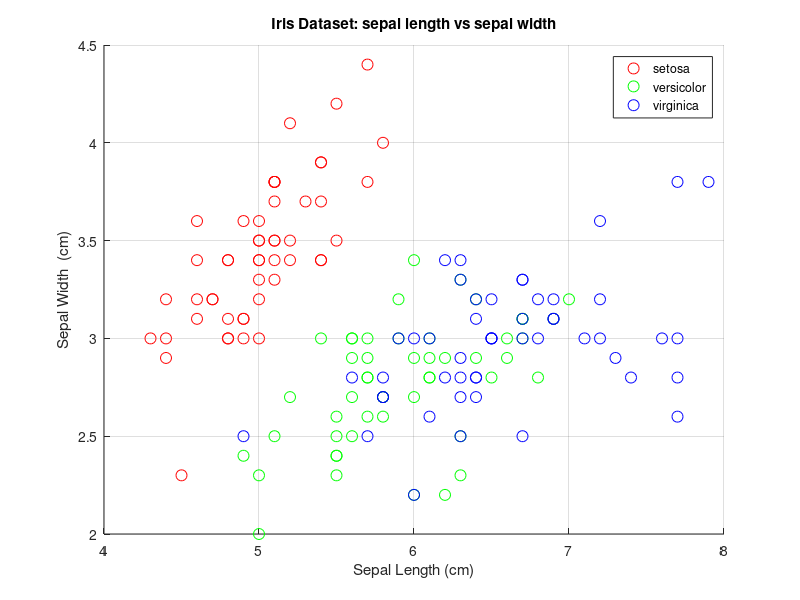
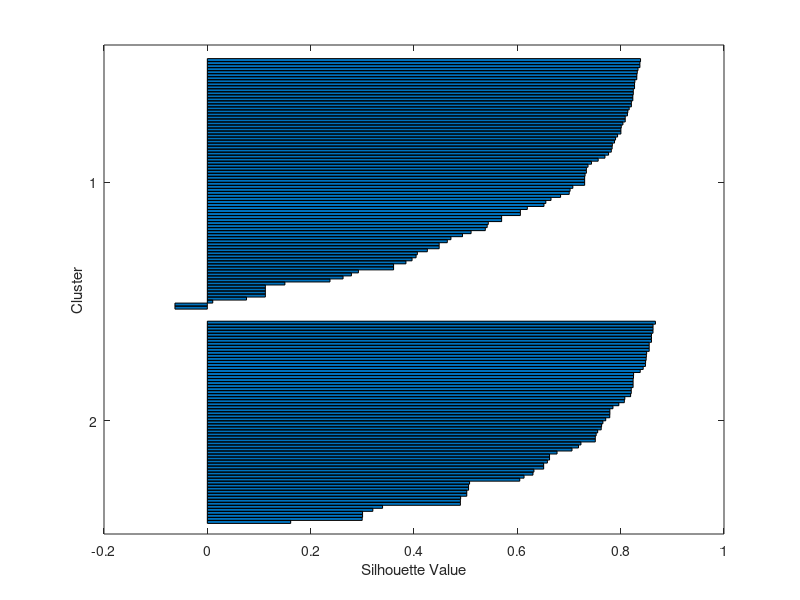
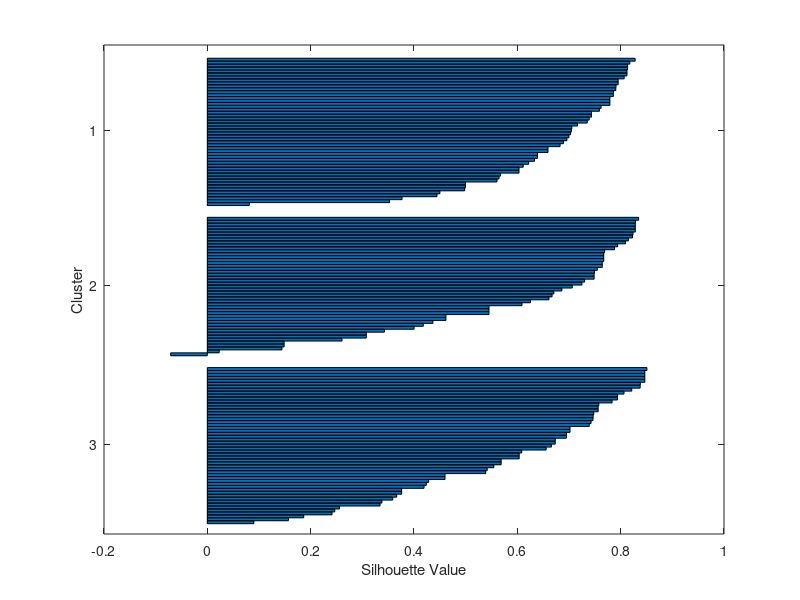
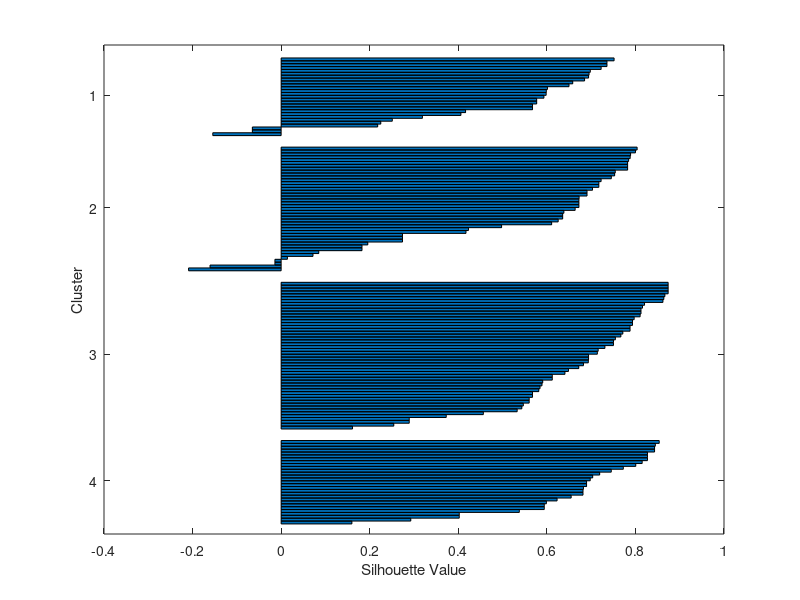

MATLAB code for these plots, in order: (Note: this script raises an error after producing the figures.)
clc; clear; close all;

load fisheriris
X_full = meas(:,1:2);
labels = species;

figure('Name','sepal length vs sepal width','NumberTitle','off');
gscatter(X_full(:,1), X_full(:,2), labels, 'rgb', 'o', 8);
xlabel('Sepal Length (cm)');
ylabel('Sepal Width  (cm)');
title('Iris Dataset: sepal length vs sepal width');
legend({'setosa','versicolor','virginica'}, 'Location','best');
grid on;

maxK = 6;  % test k = 2 to 6
avgSil = zeros(maxK,1);
allSil = cell(maxK,1);
opts = statset('UseParallel',false);

for k = 2:maxK
    rng(1);
    [idx, C] = kmeans(X_full, k, ...
                     'Replicates', 10, ...
                     'Options', opts, ...
                     'Distance', 'sqeuclidean');
    sil_vals = silhouette(X_full, idx, 'sqeuclidean');
    avgSil(k) = mean(sil_vals);
    allSil{k} = sil_vals;
end

figure('Name','Silhouette Scores for k = 2 to 6','NumberTitle','off');
kRange = 2:maxK;
plot(kRange, avgSil(kRange), '-o', 'LineWidth', 1.5, 'MarkerSize', 8);
xlabel('Number of Clusters (k)');
ylabel('Average Silhouette Score');
title('Selecting k via Silhouette Analysis');
xticks(kRange);
grid on;

[~, bestK] = max(avgSil(2:maxK));
bestK = bestK + 1;  % because index 1 corresponds to k=2

fprintf('Optimal k by silhouette: %d\n', bestK);

rng(1);
[idx_final, centroids] = kmeans(X_full, bestK, ...
                                'Replicates', 10, ...
                                'Options', opts, ...
                                'Distance', 'sqeuclidean');

colors = lines(bestK);
figure('Name',sprintf('k-means Clustering (k = %d)', bestK),'NumberTitle','off');
hold on;
for c = 1:bestK
    scatter(X_full(idx_final==c,1), X_full(idx_final==c,2), ...
            40, colors(c,:), 'filled', 'MarkerFaceAlpha',0.6);
end
plot(centroids(:,1), centroids(:,2), 'kx', 'MarkerSize', 15, 'LineWidth', 2);
hold off;
xlabel('Sepal Length (cm)');
ylabel('Sepal Width  (cm)');
title(sprintf('k-means Clusters (k = %d) on Sepal Measurements', bestK));
legendStrings = arrayfun(@(x) sprintf('Cluster %d',x), 1:bestK, 'UniformOutput',false);
legend([legendStrings, {'Centroids'}], 'Location','bestoutside');
grid on;

uniqueSpecies = unique(labels);
clusterLabels = strings(bestK,1);
accuracyCount = 0;
for c = 1:bestK
    members = labels(idx_final==c);
    if isempty(members)
        clusterLabels(c) = "N/A";
        continue
    end
    counts = cellfun(@(s) sum(strcmp(members,s)), uniqueSpecies);
    [~, idxMax] = max(counts);
    clusterLabels(c) = uniqueSpecies{idxMax};
end

assignedLabels = strings(150,1);
for i = 1:150
    assignedLabels(i) = clusterLabels(idx_final(i));
end

trueLabels = string(labels);
accuracy = mean(assignedLabels == trueLabels);
fprintf('Clustering accuracy (k = %d): %.2f%%\n', bestK, accuracy*100);
figure('Name','Confusion Matrix: Cluster vs True Species','NumberTitle','off');
confusionchart(trueLabels, assignedLabels);
title(sprintf('Confusion Matrix (k = %d)', bestK));
